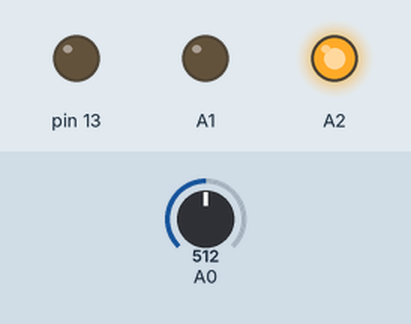
Bench run of a sketch on a simulated Arduino Uno, built with avr-gcc and run on an emulated ATmega328P. Parts: output pins drawn as LEDs (lit = HIGH). The test bench sets the inputs (shaded band); at power-on: A0 = 512. Random numbers use the default seed unless the sketch sets one; the audio player accepts every command and is not drawn; what the sketch prints to the serial monitor is not drawn.

Above: at 1.7 s.
1.8 s: A0 set to 263
3.7 s: A0 set to 232
At 4.52 s:
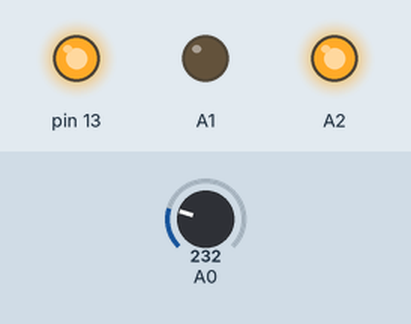
Timing chart, 0 to 12.0 s (numbered marks = the images above; inputs shaded):
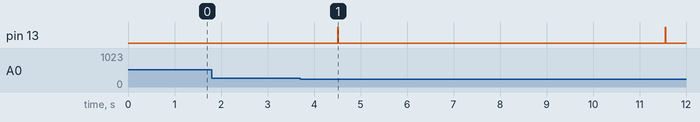

Measured:
- the behaviour switches between 250 and 249 on A0 (found by bisection; images 0 and 1)
- after the input at 1.8 s, every drawn part: stays the same
- after the input at 3.7 s, pin 13: alternates HIGH for 0.01 s and LOW for 7.0 s, starting after 0.81 s

The sketch:

Hongngoai_stttn.ino
```cpp
int item;
int mathRandomInt(int min, int max) {
  if (min>max) {
    int temp = min;
    min= max;
    max = temp;
  }
  return min + (rand() % (max - min + 1));
}

#include "SoftwareSerial.h"
#include "DFRobotDFPlayerMini.h"
SoftwareSerial mySoftwareSerial(12, 11); // RX, TX
DFRobotDFPlayerMini myDFPlayer;
void setup() {
 pinMode(A0,INPUT);
 pinMode(A1,OUTPUT);
 pinMode(A2,OUTPUT);
 pinMode(13,OUTPUT);
 digitalWrite(A2,HIGH);
 digitalWrite(A1,LOW);
 Serial.begin(9600);
 mySoftwareSerial.begin(9600);
  if (!myDFPlayer.begin(mySoftwareSerial, true, false)) {  while(true){delay(0); }   }
  myDFPlayer.volume(30);
}

void loop() {

  Serial.print(analogRead(A0));
  delay(1000);

  if(analogRead(A0) < 250) {
    item = mathRandomInt(1,3);
    Serial.print(item);
    digitalWrite(13,HIGH); delay(10);
    digitalWrite(13,LOW);
    myDFPlayer.play(item); delay(6000);
  }
  else
  digitalWrite(13,LOW);

}
```
